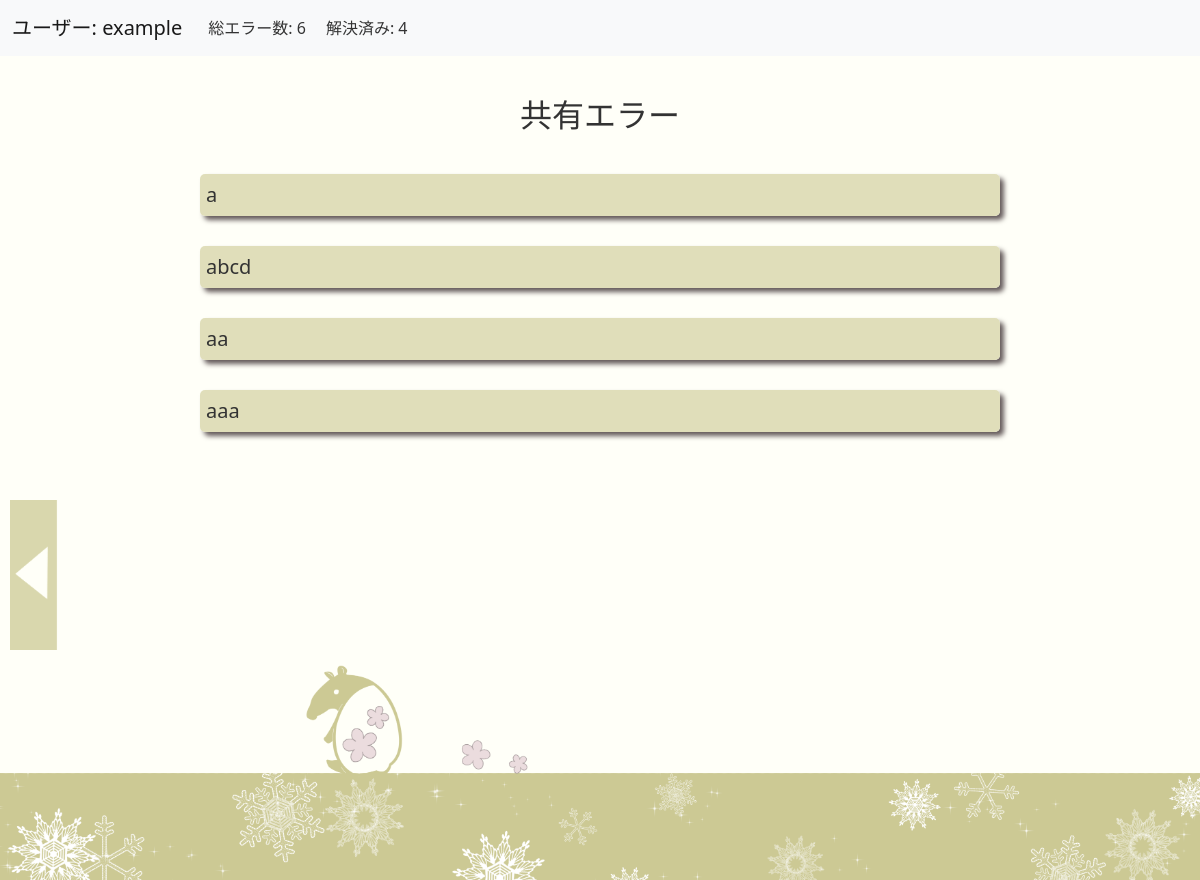
The page /search/1 (signed in) on the database as committed earlier.
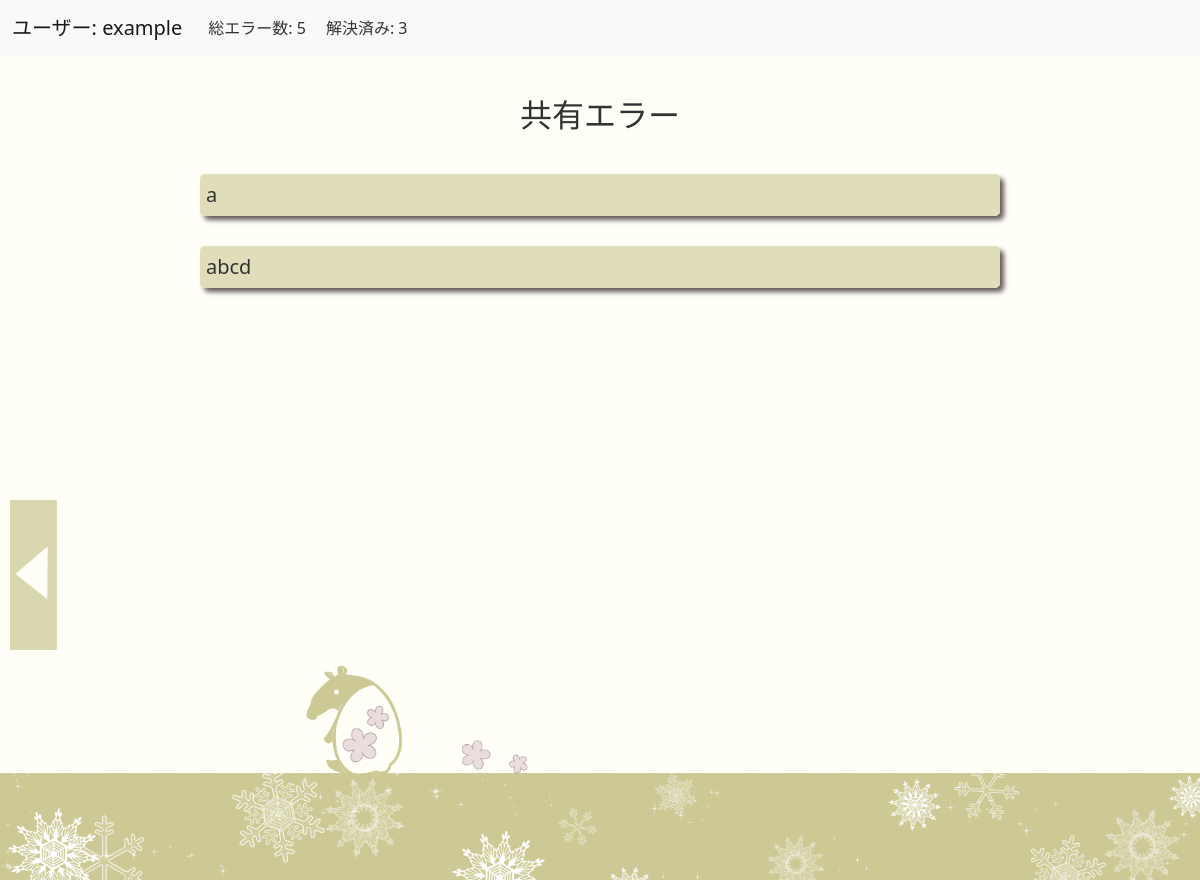
The same page on the database as committed later.
### tables this page shows
CREATE TABLE 'errors' (error_id  INTEGER PRIMARY KEY, language TEXT, message TEXT, explain TEXT, solved TEXT, public TEXT NOT NULL, before_day TIMESTAMP DEFAULT(DATETIME('now','localtime')), after_day TIMESTAMP DEFAULT(DATETIME('now','localtime')), 'username'  TEXT NOT NULL  );

### app.py (the view)
@app.route("/search/<path:error_id>")
@login_required
def search(error_id):
    errors_sum = db.execute("SELECT COUNT(error_id) FROM errors WHERE username=?", session["user_id"])
    errors_sum = errors_sum[0]['COUNT(error_id)']
    solved_sum = db.execute("SELECT COUNT(error_id) FROM errors WHERE username=? AND public LIKE '解決'", session["user_id"])
    solved_sum = solved_sum[0]['COUNT(error_id)']
    search = db.execute("SELECT message FROM errors WHERE error_id = ?", error_id)
    search = search[0]['message']
    solved_errors = db.execute("SELECT * FROM errors WHERE message LIKE ? AND public LIKE '解決'", ('%'+search+'%',))
    return render_template("search.html", solved_errors=solved_errors
                           , errors_sum=errors_sum, solved_sum=solved_sum, username=session["user_id"])

### helpers.py (called while the page is built)
def login_required(f):
    @wraps(f)
    def decorated_function(*args, **kwargs):
        if session.get("user_id") is None:
            return redirect("/login")
        return f(*args, **kwargs)
    return decorated_function

### templates/search.html (shortened to what this page needs)
{% extends "base.html" %}
{% block body %}
    <nav class="navbar navbar-expand-lg navbar-light bg-light">
        <div class="container-fluid">
            <div class="navbar-brand">ユーザー: {{ username }}</div>
            <div class="collapse navbar-collapse" id="navbarNavDropdown">
                <ul class="navbar-nav">
                    <li class="nav-item profile">総エラー数: {{ errors_sum }} </li>
                    <li class="nav-item profile">解決済み: {{ solved_sum }} </li>
                </ul>
            </div>
        </div>
    </nav>
<div class="contents fadeUp">
    <h2>共有エラー</h2>
    {% for solved_error in solved_errors %}
    <details>
        <summary class="error_timeline font_size">{{ solved_error.message }}</summary>
    </details>
    {% endfor %}
</div>
<a href="/unsolved"><img src="../static/images/side_left_timeline.png" alt="icon" class = "level_move_left buttom_up" title="未解決エラー"></a>
<footer><img src="../static/images/timeline_footer.png" alt="footer" class = "footer2"></footer>
{% endblock %}

Rows that differ between the two databases and show on the page:
no longer on this page (row edited): errors: message "aa"
removed errors: message "aaa"
Other text that changed with them:
{{ errors_sum }}: "6" → "5"
{{ solved_sum }}: "4" → "3"
